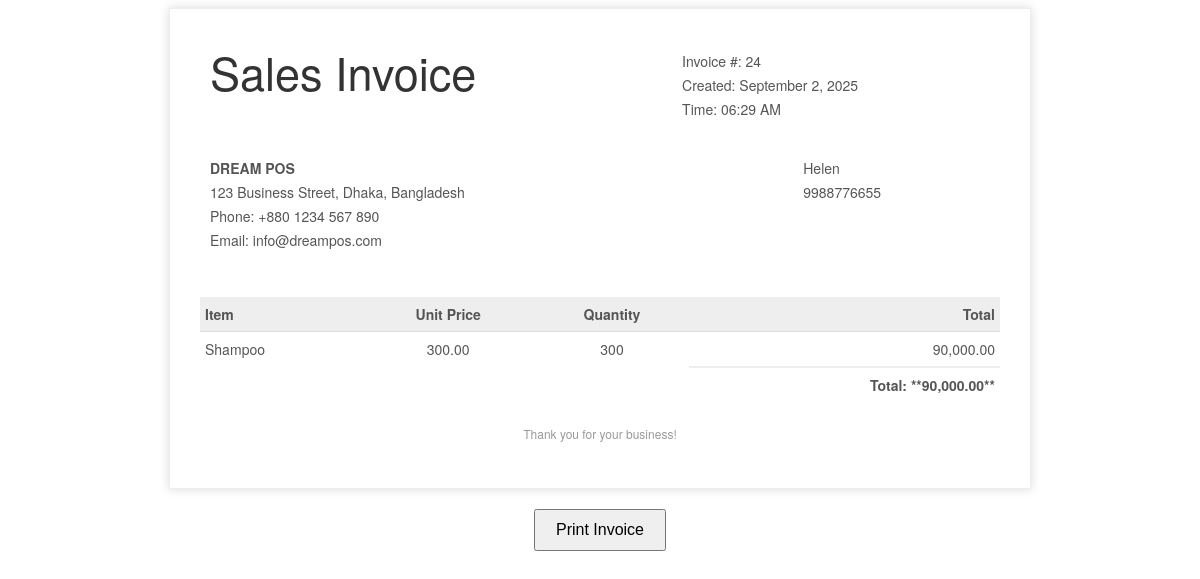
Page /pos/pages/sales/invoice.php?sale_id=24 on the committed database.
### tables this page shows
CREATE TABLE `sales` (
  `id` int(11) NOT NULL,
  `customer_id` int(11) NOT NULL,
  `total_amount` decimal(10,2) NOT NULL,
  `sale_date` datetime NOT NULL
);

CREATE TABLE `customers` (
  `id` int(11) NOT NULL,
  `name` varchar(255) NOT NULL,
  `phone` varchar(20) DEFAULT NULL,
  `email` varchar(255) DEFAULT NULL,
  `address` text DEFAULT NULL,
  `created_at` datetime NOT NULL,
  `updated_at` datetime DEFAULT NULL
);

CREATE TABLE `sale_items` (
  `id` int(11) NOT NULL,
  `sale_id` int(11) NOT NULL,
  `stock_id` int(11) NOT NULL,
  `quantity` int(11) NOT NULL,
  `unit_price` decimal(10,2) NOT NULL,
  `total_price` decimal(10,2) NOT NULL
);

CREATE TABLE `products` (
  `id` int(11) NOT NULL,
  `product_name` varchar(255) NOT NULL,
  `category_id` int(11) NOT NULL
);

### pos/pages/sales/invoice.php (the view, shortened to what this page needs)
<?php
include_once __DIR__ . '/../../config.php';
$sales_id = $_GET['sale_id'];
$sql_sales = "SELECT s.*, c.name AS customer_name, c.phone FROM sales s LEFT JOIN customers c ON s.customer_id = c.id WHERE s.id = ?";
$stmt_sales = $conn->prepare($sql_sales);
$stmt_sales->bind_param("i", $sales_id);
$stmt_sales->execute();
$result_sales = $stmt_sales->get_result();
$sale = $result_sales->fetch_assoc();
$sql_items = "SELECT si.*, p.product_name, st.sale_price
              FROM sale_items si
              JOIN stock st ON si.stock_id = st.id
              JOIN products p ON st.product_id = p.id
              WHERE si.sale_id = ?";
$stmt_items = $conn->prepare($sql_items);
$stmt_items->bind_param("i", $sales_id);
$stmt_items->execute();
$result_items = $stmt_items->get_result();
?>
<!DOCTYPE html>
<html lang="en">
<head>
</head>
<body>
    <div class="invoice-box">
        <table>
            <tr class="top">
                <td colspan="4">
                    <table>
                        <tr>
                            <td class="title">
                               <i class="fas fa-file-invoice"></i> Sales Invoice
                            </td>
                            <td>
                                Invoice #: <?php echo htmlspecialchars($sale['id']); ?><br>
                                Created: <?php echo date('F j, Y', strtotime($sale['sale_date'])); ?><br>
                                Time: <?php echo date('h:i A', strtotime($sale['sale_date'])); ?>
                            </td>
                        </tr>
                    </table>
                </td>
            </tr>
            <tr class="information">
                <td colspan="4">
                    <table>
                        <tr>
                            <td>
                                 <strong>DREAM POS</strong><br>
                                123 Business Street, Dhaka, Bangladesh<br>
                            Phone: +880 1234 567 890<br>
                            Email: info@dreampos.com
                            </td>
                            <td>
                                <?php echo htmlspecialchars($sale['customer_name'] ?: 'Guest Customer'); ?><br>
                                <?php echo htmlspecialchars($sale['phone'] ?: 'N/A'); ?>
                            </td>
                        </tr>
                    </table>
                </td>
            </tr>
            <tr class="heading">
                <td>Item</td>
                <td style="text-align: center;">Unit Price</td>
                <td style="text-align: center;">Quantity</td>
                <td style="text-align: right;">Total</td>
            </tr>
            <?php
            $grand_total = 0;
            $item_count = $result_items->num_rows;
            $current_item = 0;
            while ($item = $result_items->fetch_assoc()):
                $grand_total += $item['total_price'];
                $current_item++;
                $is_last = ($current_item == $item_count);
            ?>
            <tr class="item <?php echo $is_last ? 'last' : ''; ?>">
                <td><?php echo htmlspecialchars($item['product_name']); ?></td>
                <td style="text-align: center;"><?php echo htmlspecialchars(number_format($item['unit_price'], 2)); ?></td>
                <td style="text-align: center;"><?php echo htmlspecialchars($item['quantity']); ?></td>
                <td style="text-align: right;"><?php echo htmlspecialchars(number_format($item['total_price'], 2)); ?></td>
            </tr>
            <?php endwhile; ?>
            <tr class="total">
                <td colspan="3"></td>
                <td style="text-align: right;">
                    Total: **<?php echo htmlspecialchars(number_format($grand_total, 2)); ?>**
                </td>
            </tr>
        </table>
        <div class="invoice-footer">
            <p>Thank you for your business!</p>
        </div>
    </div>
    <div class="print-button">
        <button onclick="window.print()" style="padding: 10px 20px; font-size: 16px;">Print Invoice</button>
    </div>
</body>
</html>

### pos/pages/sales/invoice.php (style rules this page uses)
body { font-family: 'Helvetica Neue', 'Helvetica', Helvetica, Arial, sans-serif; font-size: 14px; color: #555; }
.invoice-box { max-width: 800px; margin: auto; padding: 30px; border: 1px solid #eee; box-shadow: 0 0 10px rgba(0, 0, 0, .15); line-height: 24px; }
.invoice-box table { width: 100%; line-height: inherit; text-align: left; border-collapse: collapse; }
.invoice-box table td { padding: 5px; vertical-align: top; }
.invoice-box table tr.top table td { padding-bottom: 20px; }
.invoice-box table tr.top table td.title { font-size: 45px; line-height: 45px; color: #333; }
.invoice-box table tr.information table td { padding-bottom: 40px; }
.invoice-box table tr.heading td { background: #eee; border-bottom: 1px solid #ddd; font-weight: bold; }
.invoice-box table tr.item td { border-bottom: 1px solid #eee; }
.invoice-box table tr.item.last td { border-bottom: none; }
.invoice-box table tr.total td:nth-child(2) { border-top: 2px solid #eee; font-weight: bold; }
.invoice-footer { text-align: center; margin-top: 20px; font-size: 12px; color: #999; }
.print-button { margin-top: 20px; text-align: center; }

### rows in the picture
sales: id "24", sale_date "September 2, 2025", sale_date "06:29 AM", customer.name "Helen", customer.phone "9988776655"
sale_items: products.product_name "Shampoo", unit_price "300.00", quantity "300", total_price "90,000.00"

### other values in the picture
$grand_total "90,000.00"
